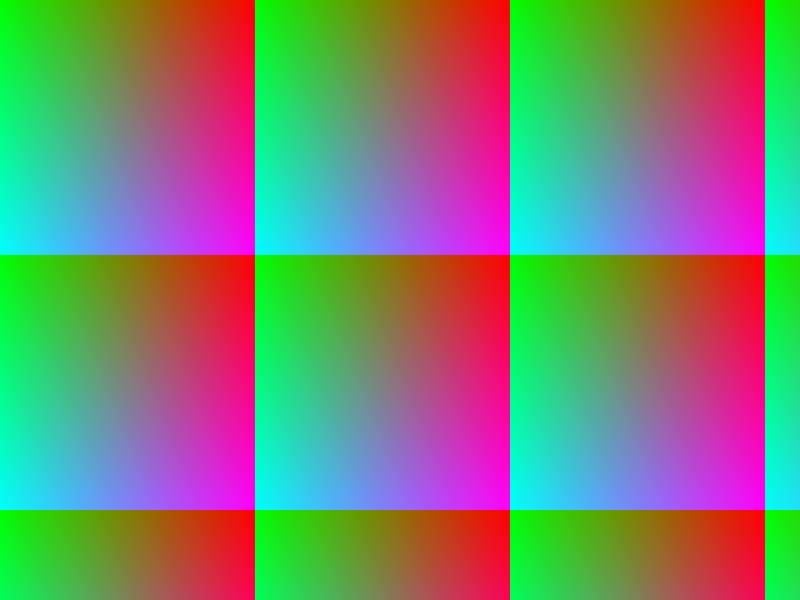
Frame 1 (no input)
Frame 60 (the mouse pressed at the canvas centre just before this capture): identical to frame 1, image omitted
Frame 120 (the mouse held since frame 60 and released just before this capture): identical to frame 1, image omitted

The Processing sketch that drew this single still picture (run headless with seeded random() and noise(); from frame 60 on, the mouse is pressed at the canvas centre):

// Processing sketch: CartesianTraversal
// ── CartesianTraversal.pde

void setup() {
  size(800, 600);
}

void draw() {
  background(0);
  
  loadPixels();
  for (int x = 0; x < width; x++) {
    for (int y = 0; y < height; y++) {
      int i = y * width + x;
      pixels[i] = color(x % 255, 255 - x % 255, y % 255);
    }
  }
  updatePixels();
}
